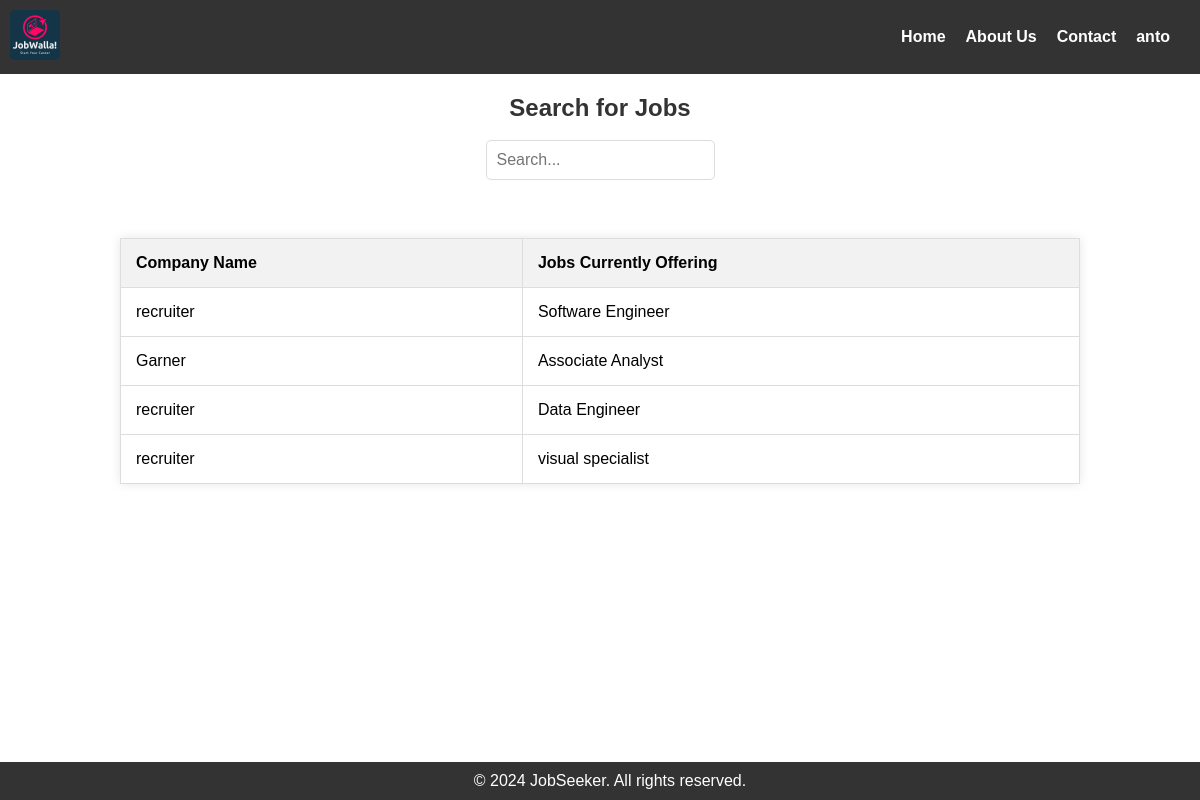
Before: /viewJobs.php (signed in) with the older database file.
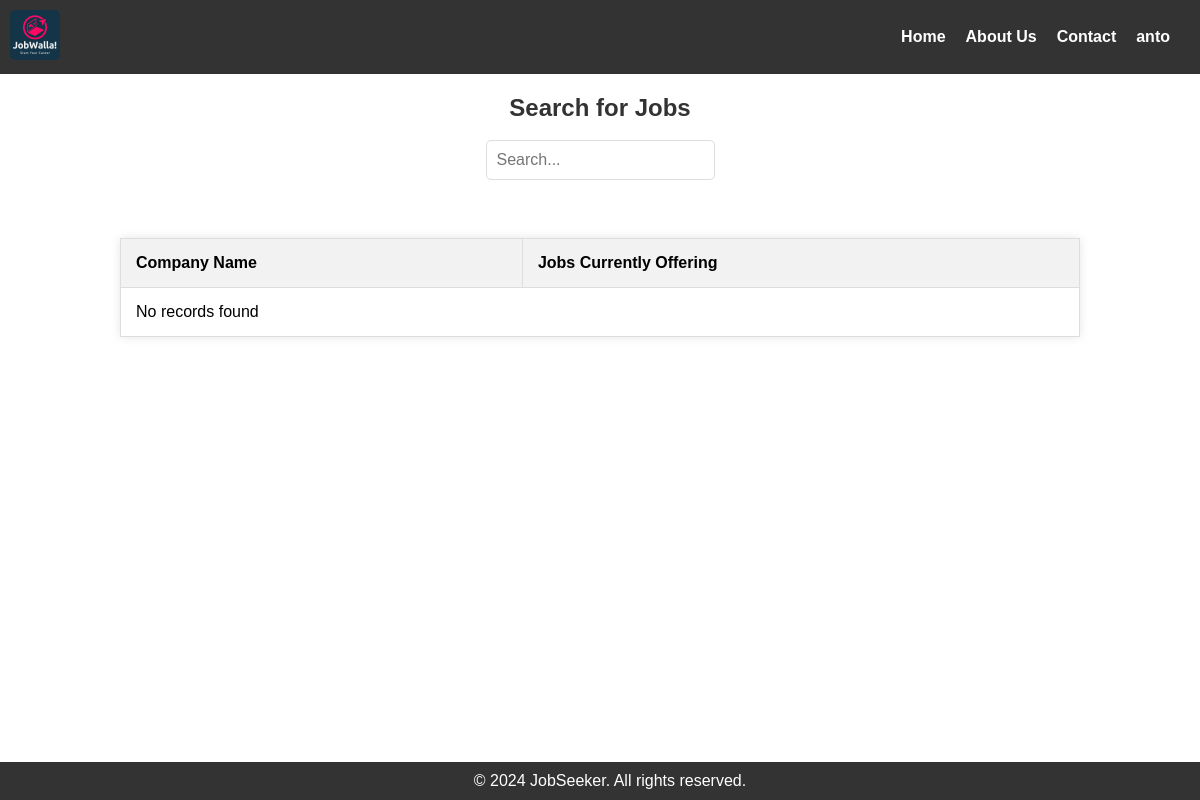
After: the same page with the newer database file.
### tables this page shows
CREATE TABLE `job_listings` (
  `username` varchar(100) NOT NULL,
  `companyname` varchar(100) NOT NULL,
  `job` varchar(100) NOT NULL,
  `location` varchar(200) NOT NULL,
  `job_id` int(100) NOT NULL
);

### viewJobs.php (the view, shortened to what this page needs)
<!DOCTYPE html>
<html lang="en">
<head>
</head>
<body>
<?php include "navBar.php"; ?>
    <center>
<br>
<h2>Search for Jobs</h2>
<br>
<input type="text" id="searchInput" placeholder="Search...">
<br><br>
<table id="myTable">
    <thead>
        <tr>
            <th>Company Name</th>
            <th>Jobs Currently Offering</th>
        </tr>
    </thead>
    <tbody>
        <?php
        require "connection.php";
        $sql = "SELECT username, job FROM job_listings";
        $result = $conn->query($sql);
        if ($result->num_rows > 0) {
            while ($row = $result->fetch_assoc()) {
                echo "<tr>";
                echo "<td>" . $row["username"] . "</td>";
                echo "<td>" . $row["job"] . "</td>";
                echo "</tr>";
            }
        } else {
            echo "<tr><td colspan='3'>No records found</td></tr>";
        }
        ?>
    </tbody>
</table>
</center>
<?php include "footer.php";?>
</body>
</html>

### navBar.php (shortened to what this page needs)
<!DOCTYPE html>
<html lang="en">
<head>
</head>
<body>
<header>
        <div class="logo">
            <img src="logo.png" alt="JobWalla!">
        </div>
        <nav>
            <ul>
                <li><a href="index.php">Home</a></li>
                <li><a href="aboutUs.php">About Us</a></li>
                <li><a href="contact.php">Contact</a></li>
                <?php
                if(isset($_SESSION['auth']))
                {
                    ?>
                    <li class="dropdown">
                    <a href="#" class="dropbtn"><?= $_SESSION['auth_user']['username'] ?></a>
                </li>
                    <?php
                }
                    ?>
            </ul>
        </nav>
    </header>
</body>
</html>

### footer.php (shortened to what this page needs)
<!DOCTYPE html>
<html lang="en">
<head>
</head>
<body>
<footer>
        &copy; 2024 JobSeeker. All rights reserved.
    </footer>
</body>
</html>

### viewJobs.php (style rules this page uses)
h2 { color: #333; margin-bottom: 20px; }
input[type="text"] { padding: 10px; font-size: 16px; border: 1px solid #ddd; border-radius: 5px; margin-bottom: 20px; }
table { width: 80%; border-collapse: collapse; margin-top: 20px; box-shadow: 0 0 10px rgba(0, 0, 0, 0.1); }
th, td { padding: 15px; text-align: left; border: 1px solid #ddd; }
th { background-color: #f2f2f2; }

### navBar.php (style rules this page uses)
body { font-family: Arial, sans-serif; margin: 20px; }
header { background-color: #333; color: #fff; padding: 10px; display: flex; justify-content: space-between; align-items: center; border-bottom: 2px solid #fff; }
.logo img { width: 50px; height: 50px; border-radius: 5px; }
nav ul { list-style: none; display: flex; }
nav ul li { margin-right: 20px; }
nav a { text-decoration: none; color: #fff; font-weight: bold; font-size: 16px; }
body, h1, h2, h3, p, ul { margin: 0; padding: 0; }
.dropdown { position: relative; display: inline-block; }

### footer.php (style rules this page uses)
footer { background-color: #333; color: #fff; text-align: center; padding: 10px; position: fixed; bottom: 0; width: 100%; border-top: 2px solid #fff; }

Changed rows visible on the page:
removed job_listings: username "recruiter", job "Software Engineer"
removed job_listings: username "Garner", job "Associate Analyst"
removed job_listings: username "recruiter", job "Data Engineer"
removed job_listings: username "recruiter", job "visual specialist"
Other visible differences:
text now shown: "No records found"
